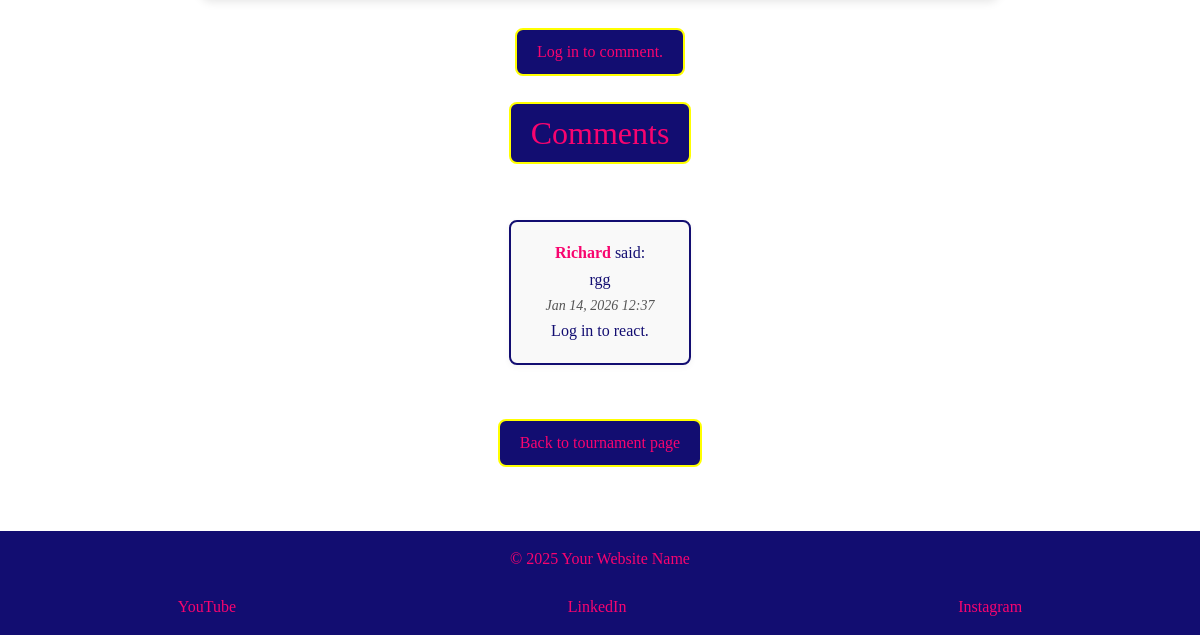
Before: /tournament-detail/1/ (lower part) with the older database file.
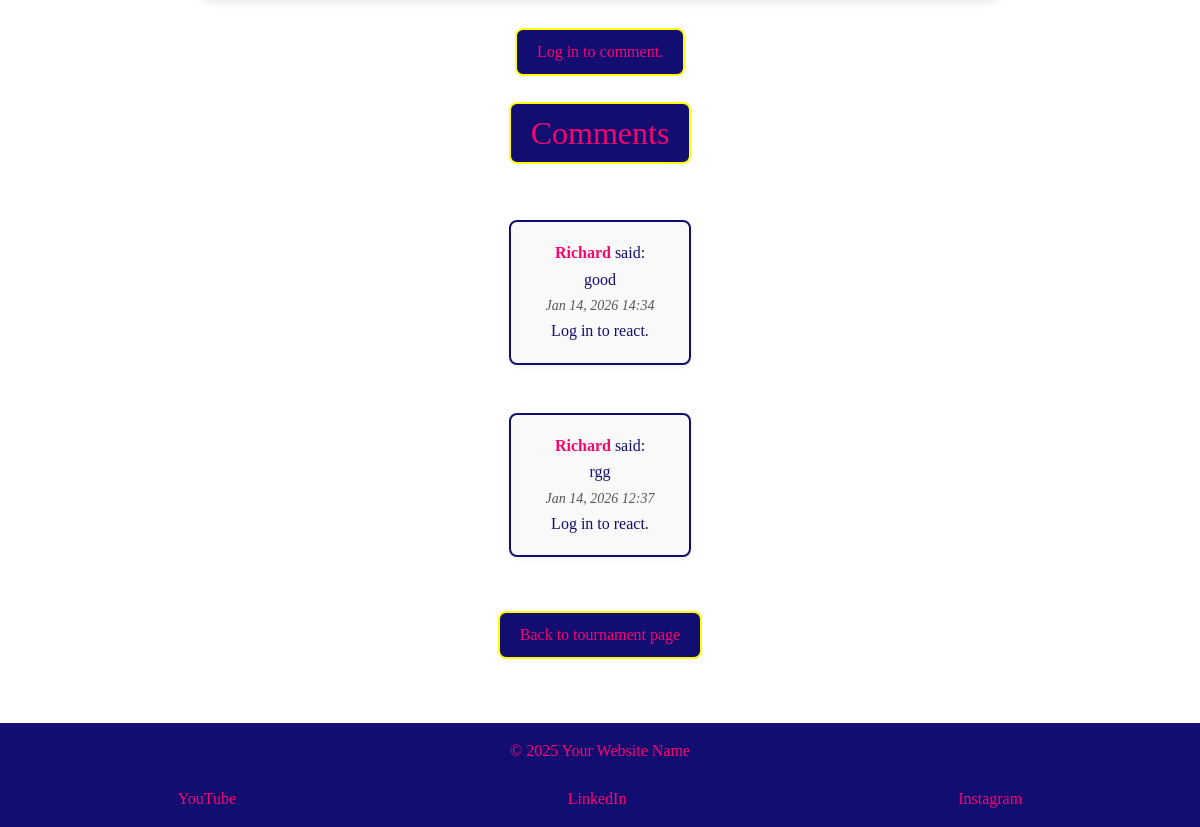
After: the same page with the newer database file.
### england_rugby/models.py (models this page shows, shortened)
class Comment(models.Model):
    card = models.ForeignKey(
        CardText,
        on_delete=models.CASCADE,
        related_name='comments',
        default=1
    )
    user = models.ForeignKey(User, on_delete=models.CASCADE)
    text = models.TextField()
    created_at = models.DateTimeField(auto_now_add=True)
    updated_at = models.DateTimeField(auto_now=True)

### england_rugby/views.py (the view)
# urls.py: path('tournament-detail/<int:pk>/', views.tournament_detail,
def tournament_detail(request, pk):
    card = get_object_or_404(CardText, pk=pk)
    is_saved = False
    if request.user.is_authenticated:
        is_saved = card.saved_by.filter(pk=request.user.pk).exists()
    if request.method == 'POST' and request.user.is_authenticated:
        form = CommentForm(request.POST)
        if form.is_valid():
            comment = form.save(commit=False)
            comment.user = request.user
            comment.card = card
            comment.save()
            return redirect('tournament-detail', pk=card.pk)
    else:
        form = CommentForm()
    comments = card.comments.all().order_by('-created_at')
    context = {
        'card': card,
        'comments': comments,
        'form': form,
        'is_saved': is_saved,
        'active_tab': 'tournament-detail'
    }
    return render(request, 'tournament-detail.html', context)

### england_rugby/templates/tournament-detail.html (shortened to what this page needs)
{% extends 'base.html' %}
{% load static %}
{% load comment_tags %}
{% block content %}
<main class="card-detail-wrapper">
  <div class="card-detail">
    <div class="comments-section">
      {% if user.is_authenticated %}
      <form method="POST">
        {% csrf_token %}
        {{ form.as_p }}
        <button type="submit">Add Comment</button>
      </form>
      {% else %}
      <p><a href="{% url 'login' %}">Log in to comment.</a></p>
      {% endif %}
      <h2>Comments</h2>
      {% for comment in comments %}
      <div class="comment" data-id="{{ comment.id }}">
        <p><strong>{{ comment.user.username }}</strong> said:</p>
        <p>{{ comment.text }}</p>
        <small>{{ comment.created_at|date:"M d, Y H:i" }}</small>
        <div class="reaction-buttons">
          {% if user.is_authenticated %}
          <button class="like-btn" data-url="{% url 'toggle_reaction' comment.id 'like' %}">👍</button>
          <span class="like-count">{{ comment|reaction_count:"like" }}</span>
          <button class="dislike-btn" data-url="{% url 'toggle_reaction' comment.id 'dislike' %}">👎</button>
          <span class="dislike-count">{{ comment|reaction_count:"dislike" }}</span>
          {% else %}
          <p>Log in to react.</p>
          {% endif %}
        </div>
      </div>
      {% empty %}
      <hr>
      <p class="no-comments">No comments yet</p>
      {% endfor %}
    </div>
    <a href="{% url 'tournament' %}">Back to tournament page</a>
  </div>
</main>
{% endblock %}

### england_rugby/templates/base.html (shortened to what this page needs)
{% load static %}
<!DOCTYPE html>
<html lang="en">
<head>
    <link href="https://cdn.jsdelivr.net/npm/bootstrap@5.3.8/dist/css/bootstrap.min.css" rel="stylesheet"
>
</head>
    <link rel="stylesheet" href="{% static 'CSS/style.css' %}">
<body>
    <main>
        {% block content %}{% endblock %}
    </main>
    <footer>
        <p class="footer-text">&copy; 2025 Your Website Name</p>
        <div class="social-links">
            <a href="https://www.youtube.com" target="_blank" aria-label="YouTube">YouTube</a>
            <a href="https://www.linkedin.com" target="_blank" aria-label="LinkedIn">LinkedIn</a>
            <a href="https://www.instagram.com" target="_blank" aria-label="Instagram">Instagram</a>
        </div>
    </footer>
</body>
</html>

### england_rugby/static/CSS/style.css (style rules this page uses)
* { box-sizing: border-box; margin: 0; padding: 0; }
html, body { height: 100%; font-family: "Times New Roman", Times, serif; overflow-x: hidden; }
body { display: flex; flex-direction: column; min-height: 100vh; padding-top: 4.375rem; background: url('https://copilot.microsoft.com/th/id/BCO.1870228a-8de1-4203-80dc-2855ae616972.png') center center / cover no-repeat fixed; image-rendering: auto; }
main { flex: 1; display: flex; flex-direction: column; align-items: center; justify-content: flex-start; text-align: center; padding: 2rem 1rem; gap: 2rem; }
.card-detail { display: flex; flex-direction: column; align-items: center; text-align: center; gap: 20px; max-width: 800px; }
.card-detail a { display: inline-block; margin-top: 10px; padding: 10px 20px; background-color: #120d71; color: #f8046f; text-decoration: none; border-radius: 8px; transition: transform 0.2s, background-color 0.2s; border: 2px solid yellow; }
.comment { margin-bottom: 1em; padding: 0.75em 1em; background: #f9f9f9; border-radius: 8px; }
.comments-section h2 { display: inline-block; margin-top: 10px; padding: 10px 20px; background-color: #120d71; color: #f8046f; text-decoration: none; border-radius: 8px; transition: transform 0.2s, background-color 0.2s; border: 2px solid yellow; }
.comment { margin-bottom: 1.5em; margin-top: 3rem; padding: 1em; background: #f9f9f9; border: 2px solid #120d71; border-radius: 8px; box-shadow: 0 2px 6px rgba(0,0,0,0.05); }
.comment p { margin: 0.25em 0; color: #120d71; line-height: 1.4; }
.comment p strong { color: #f8046f; font-weight: bold; }
.comment small { color: #555; font-style: italic; display: block; margin-top: 0.3em; }
footer { background-color: #120d71; color: rgb(121, 7, 127); padding: 1rem; display: flex; flex-direction: column; align-items: center; gap: 0.5rem; width: 100%; box-sizing: border-box; overflow: visible; }
.footer-text { color: #f8046f; transition: color 0.3s; }
.social-links { display: flex; justify-content: space-around; flex-wrap: wrap; gap: 0.5rem; width: 100%; max-width: 100%; min-width: 0; overflow: hidden; }
.social-links a { color: #f8046f; text-decoration: none; transition: color 0.3s; flex-shrink: 1; text-align: center; white-space: nowrap; }

Changed rows visible on the page:
added Comment: user.username "Richard", text "good", created_at "Jan 14, 2026 14:34"
